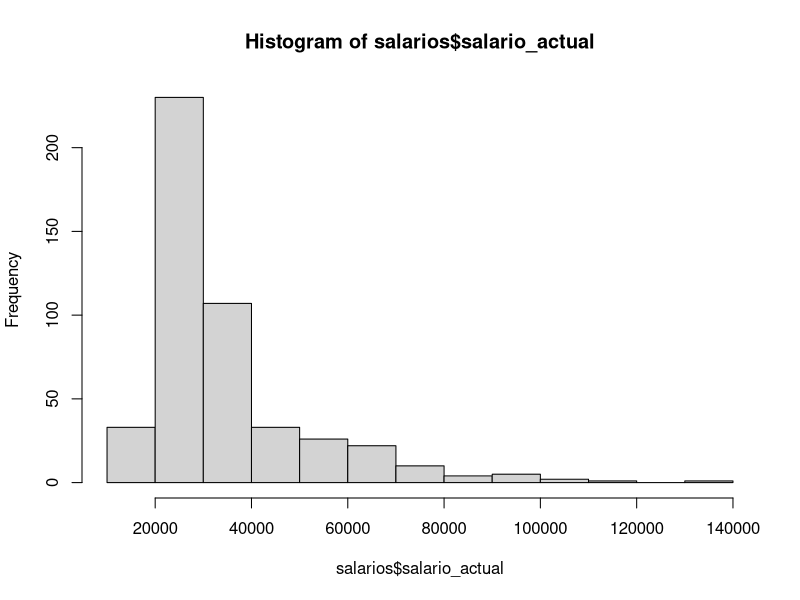
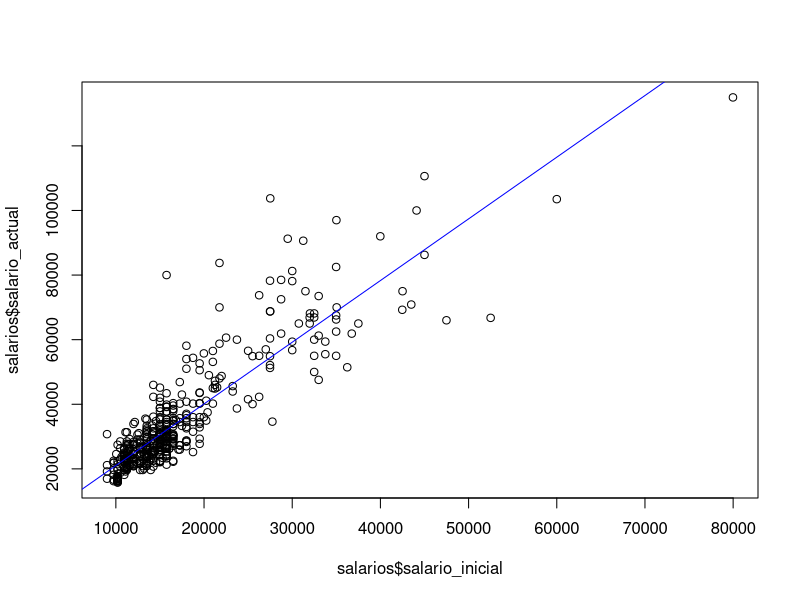

The R script that drew these images, in order:
## ---- chunk 1

salarios <- read.csv("trabajadores.csv")

## ---- chunk 2
names(salarios)
## ---- chunk 3
modelo2=lm(salario_actual~salario_inicial,data=salarios)
summary(modelo2)
## ---- chunk 4
hist(salarios$salario_actual)
## ---- chunk 5
cor.test(salarios$salario_actual, salarios$salario_inicial)
## ---- chunk 6
modelo2$coefficients
## ---- chunk 7
plot(salarios$salario_actual ~ salarios$salario_inicial)
abline(modelo2, col="blue")
